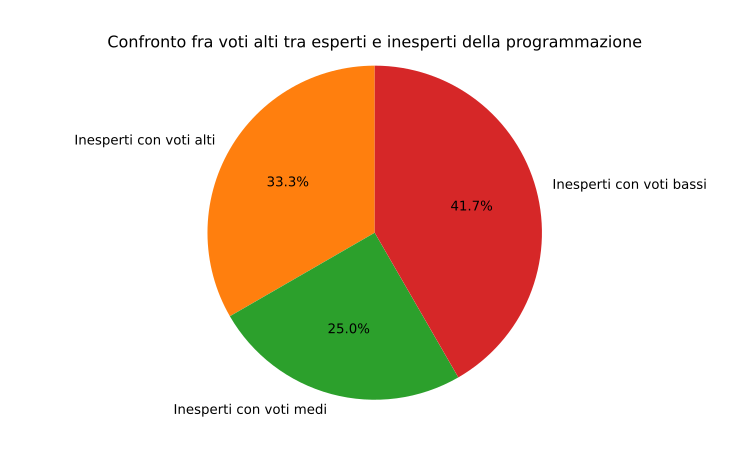

The Python source for this figure:
import csv
import matplotlib.pyplot as plt

def leggi_csv(file_csv):
    dati = []
    with open(file_csv) as fileInput:
        csv_reader = csv.reader(fileInput)
        for i in csv_reader:
            dati.append(i)
    
    return dati

def put_dati(dati):
    conta = 0
    list_dati = []
    for i in dati:
        if conta != 0:
            #print(i)
            list_dati.append(i)
        conta += 1
    
    return list_dati

file_name = 'Sondaggio sul corso di Programmazione 1 (Risposte) - Risposte del modulo 1 (2).csv'

dati = leggi_csv(file_name)
list_dati = put_dati(dati)

#print(list_dati)

conta_passati = 0
conta_bocciati = 0
conta_esperti = 0
conta_inesperti = 0
it = 0

for i in range(len(list_dati)):
    for j in list_dati[i]:
        if 'S' in j and it == 0:
            #print(j)
            conta_passati += 1
            it += 1
        elif 'N' in j and it == 0:
            conta_bocciati += 1
            it += 1
        elif it == 1 and 'S'in j:
            conta_esperti += 1
            it = 0
        elif it == 1 and 'N' in j:
            conta_inesperti += 1
            it = 0

'''
print('Passati:', conta_passati)
print('Bocciati', conta_bocciati)
print('Esperti:', conta_esperti)
print('Inesperti:', conta_inesperti)
'''

conta_voto_alto = 0
flag1 = False
flag2 = False

it = 0

for i in range(len(list_dati)):
    for j in list_dati[i]:
        if 'S' in j and it == 0:
            #print(it)
            flag1 = True
            it += 1
        elif 'S' in j and flag1 and it == 1:
            flag2 = True
            it += 1
        elif 'L' in j and flag2 and it == 2:
            conta_voto_alto += 1
        else:
            flag1 = False
    it = 0

#print('Voti alti:', conta_voto_alto)

conta_alto_generico = 0

for i in range(len(list_dati)):
    for j in list_dati[i]:
        if 'L' in j:
            conta_alto_generico += 1

#print('Tutti i voti alti:', conta_alto_generico)

voto_alto_inesperti = conta_alto_generico - conta_voto_alto

it = 0
flag1 = False
flag2 = False
conta_voto_semi_alto = 0
conta_voto_mezzano = 0

for i in range(len(list_dati)):
    for j in list_dati[i]:
        if 'S' in j and it == 0:
            #print(it)
            flag1 = True
            it += 1
        elif 'N' in j and flag1 and it == 1:
            flag2 = True
            it += 1
        elif '27' in j and flag2 and it == 2:
            conta_voto_semi_alto += 1
            it = 0
        elif '18' in j and flag2 and it == 2:
            conta_voto_mezzano += 1
            it = 0
        else:
            flag1 = False
            it = 0

print('Voti alti inesperti:', voto_alto_inesperti)
print('Voti semi-alti inesperti:', conta_voto_semi_alto)
print('Voti mezzani inesperti:', conta_voto_mezzano)


#Creazione del grafico a partire dai dati raccolti:
labels = ['Inesperti con voti alti', 'Inesperti con voti medi', 'Inesperti con voti bassi']
sizes = [voto_alto_inesperti, conta_voto_semi_alto, conta_voto_mezzano]

colors = ['#ff7f0e', '#2ca02c', '#d62728']

explode = (0, 0, 0)

plt.pie(sizes, explode, labels=labels, colors=colors, autopct='%1.1f%%', startangle=90)
plt.axis('equal')
plt.title('Confronto fra voti alti tra esperti e inesperti della programmazione')

plt.show()
